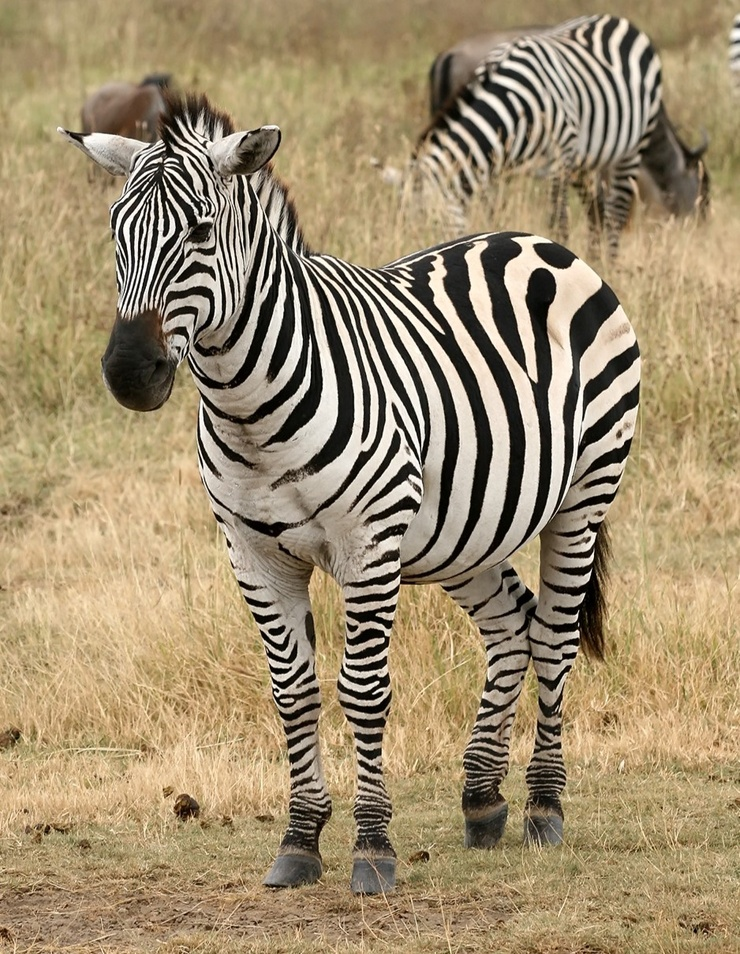
#> input picture zebra.jpg, 740 x 954 px, shrunk from 938 x 1209 before the run
$ jupyter execute bordes.ipynb   (older library calls are emulated)
#> lines starting #> are read from the running program, lines starting #| are printed output that depends on the picture; after the words box and inside, x2 and y2 are one past the last pixel; in counts of white or black regions, pixels touching at a corner belong together
BORDES

[cell 1]
import cv2
import numpy as np
import matplotlib.pyplot as plt
img = cv2.imread('zebra.jpg')
#> img is the input picture: shape (954, 740, 3); mean B, G, R 111, 142, 160
gray = cv2.cvtColor(img, cv2.COLOR_BGR2GRAY)
robertx = np.array([[-1, 0,], [0, 1]])
roberty = np.array([[0, -1], [1, 0]])
robx_img = cv2.filter2D(gray, -1, robertx)
roby_img = cv2.filter2D(gray, -1, roberty)
rob_grad= np.sqrt(robx_img**2 + roby_img**2)
rob_grad_dir = np.arctan2(roby_img, robx_img)
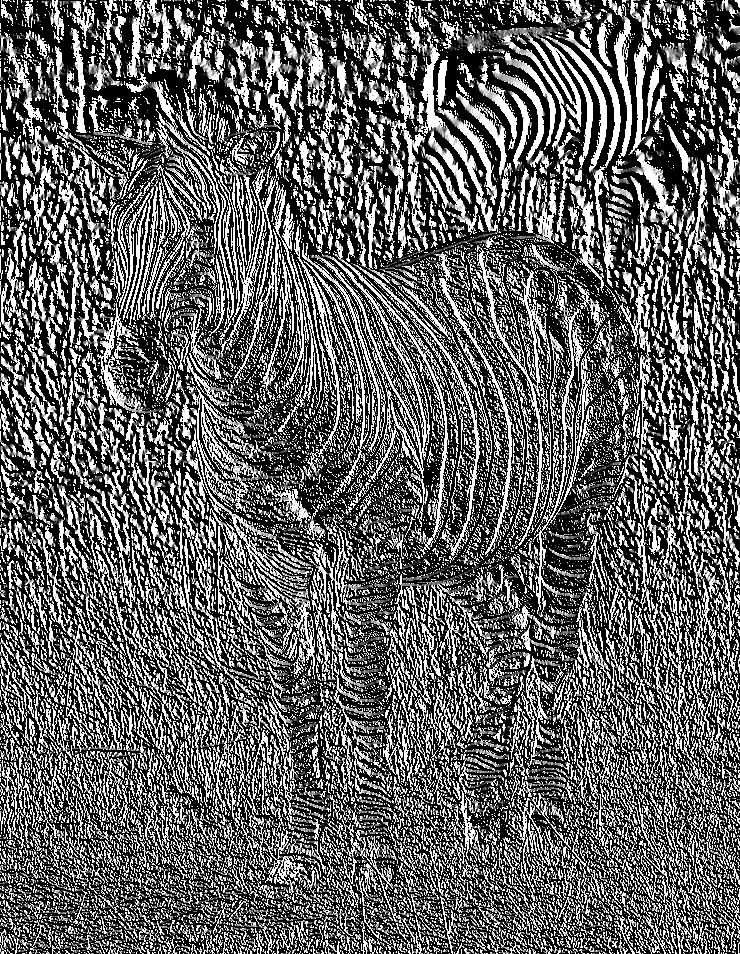
#> rob_grad_dir: shape (954, 740) float16; min 0, max 1.57, mean 0.603; drawn with min black and max white

#prewit

prewit_x = np.array([[-1, 0, 1], [-1, 0, 1], [-1, 0, 1]])
prewit_y = np.array([[-1, -1, -1], [0, 0, 0], [1, 1, 1]])
prex_img = cv2.filter2D(gray, -1, prewit_x)
prey_img = cv2.filter2D(gray, -1, prewit_y)
prewit_mag = np.sqrt(prex_img**2 + prey_img**2)
prewit_dir = np.arctan2(prey_img, prex_img)

#sobel

sobel_x = np.array([[-1, 0, 1], [-2, 0, 2], [-1, 0, 1]])
sobel_y = np.array([[-1, -2, -1], [0, 0, 0], [1, 2, 1]])
sobelx_img = cv2.filter2D(gray, -1, sobel_x)
sobely_img = cv2.filter2D(gray, -1, sobel_y)
sobel_mag = np.sqrt(sobelx_img**2 + sobely_img**2)
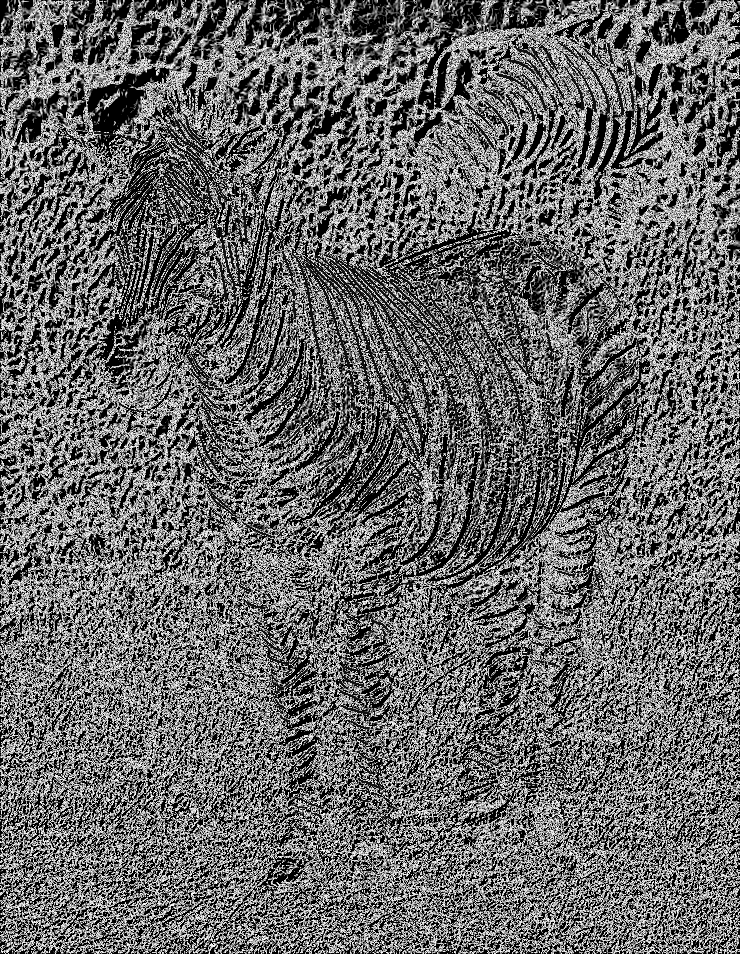
#> sobel_mag: shape (954, 740) float16; min 0, max 15.81, mean 6.55; drawn with min black and max white
sobel_dir = np.arctan2(sobely_img, sobelx_img)
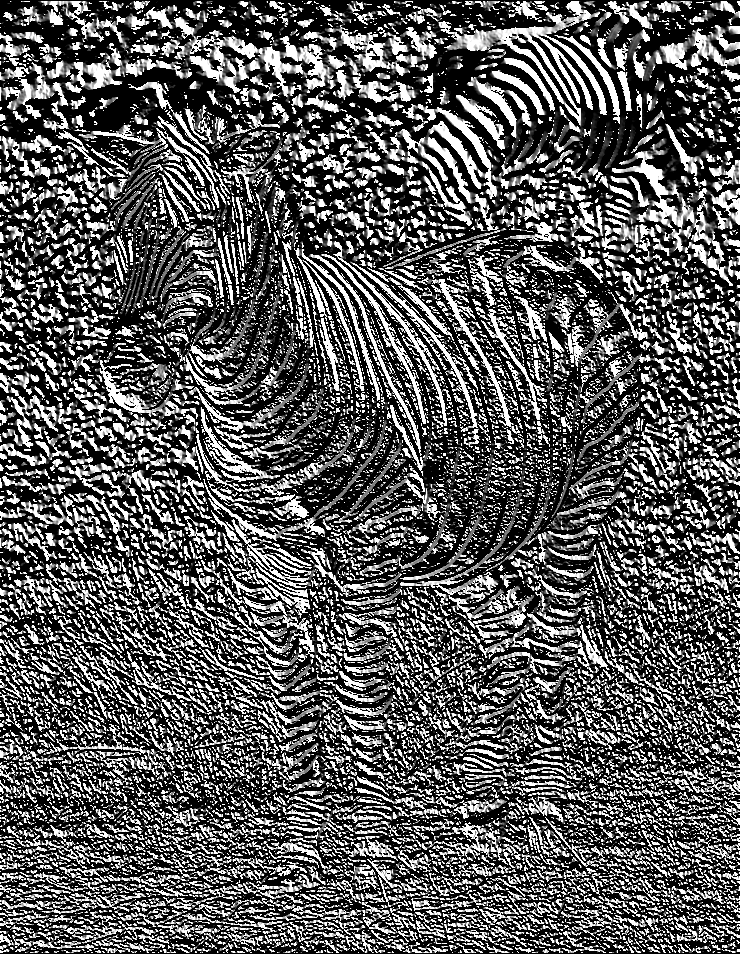
#> sobel_dir: shape (954, 740) float16; min 0, max 1.57, mean 0.554; drawn with min black and max white

#cany

canny_img = cv2.Canny(gray, 100, 200)
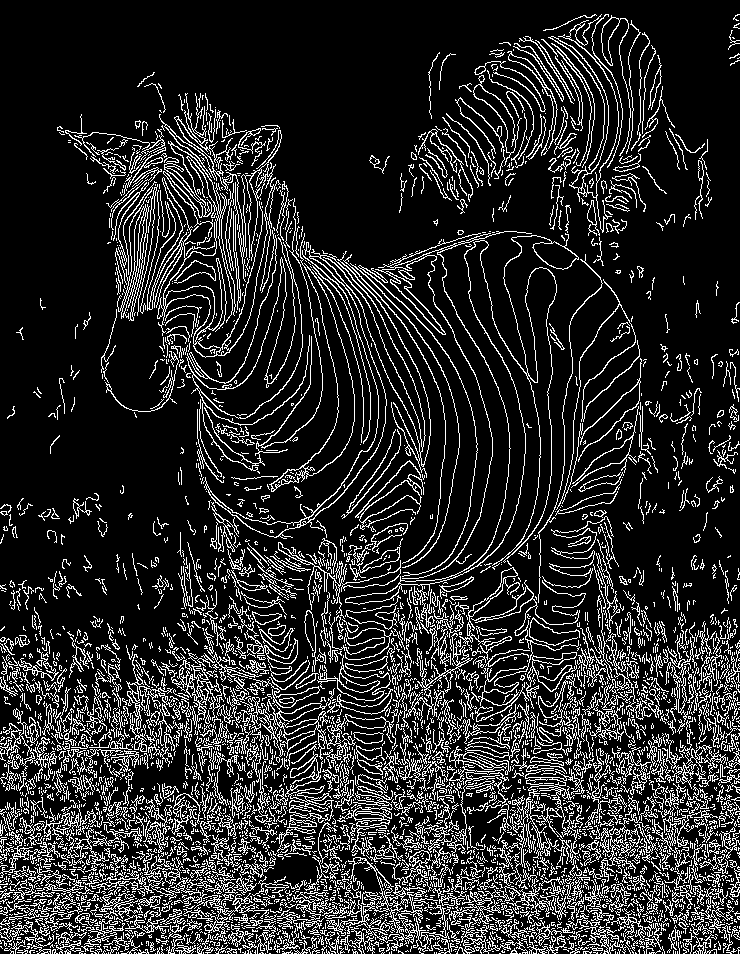
#> canny_img: shape (954, 740); 16.3% white in thin lines or dots

plt.figure(figsize=(15, 20))

# Roberts
plt.subplot(4, 3, 1)
plt.title('Roberts X')
plt.imshow(robx_img, cmap='gray')
plt.axis('off')
plt.subplot(4, 3, 2)
plt.title('Roberts Y')
plt.imshow(roby_img, cmap='gray')
plt.axis('off')
plt.subplot(4, 3, 3)
plt.title('Roberts Gradient Magnitude')
plt.imshow(rob_grad, cmap='gray')
plt.axis('off')

# Prewitt
plt.subplot(4, 3, 4)
plt.title('Prewitt X')
plt.imshow(prex_img, cmap='gray')
plt.axis('off')
plt.subplot(4, 3, 5)
plt.title('Prewitt Y')
plt.imshow(prey_img, cmap='gray')
plt.axis('off')
plt.subplot(4, 3, 6)
plt.title('Prewitt Gradient Magnitude')
plt.imshow(prewit_mag, cmap='gray')
plt.axis('off')

# Sobel
plt.subplot(4, 3, 7)
plt.title('Sobel X')
plt.imshow(sobelx_img, cmap='gray')
plt.axis('off')
plt.subplot(4, 3, 8)
plt.title('Sobel Y')
plt.imshow(sobely_img, cmap='gray')
plt.axis('off')
plt.subplot(4, 3, 9)
plt.title('Sobel Gradient Magnitude')
plt.imshow(sobel_mag, cmap='gray')
plt.axis('off')

# Original & Canny
plt.subplot(4, 3, 10)
plt.title('Original Image')
plt.imshow(cv2.cvtColor(img, cv2.COLOR_BGR2RGB))
plt.axis('off')
plt.subplot(4, 3, 11)
plt.title('Canny Edges')
plt.imshow(canny_img, cmap='gray')
plt.axis('off')

plt.tight_layout()
plt.show()

SOBEL

[cell 2]
import cv2
import numpy as np
import matplotlib.pyplot as plt

def filtro_sobel(img):
    img_gris = cv2.cvtColor(img, cv2.COLOR_BGR2GRAY)
    g_x = cv2.Sobel(img_gris, cv2.CV_64F, 1, 0, ksize=3)
    g_y = cv2.Sobel(img_gris, cv2.CV_64F, 0, 1, ksize=3)
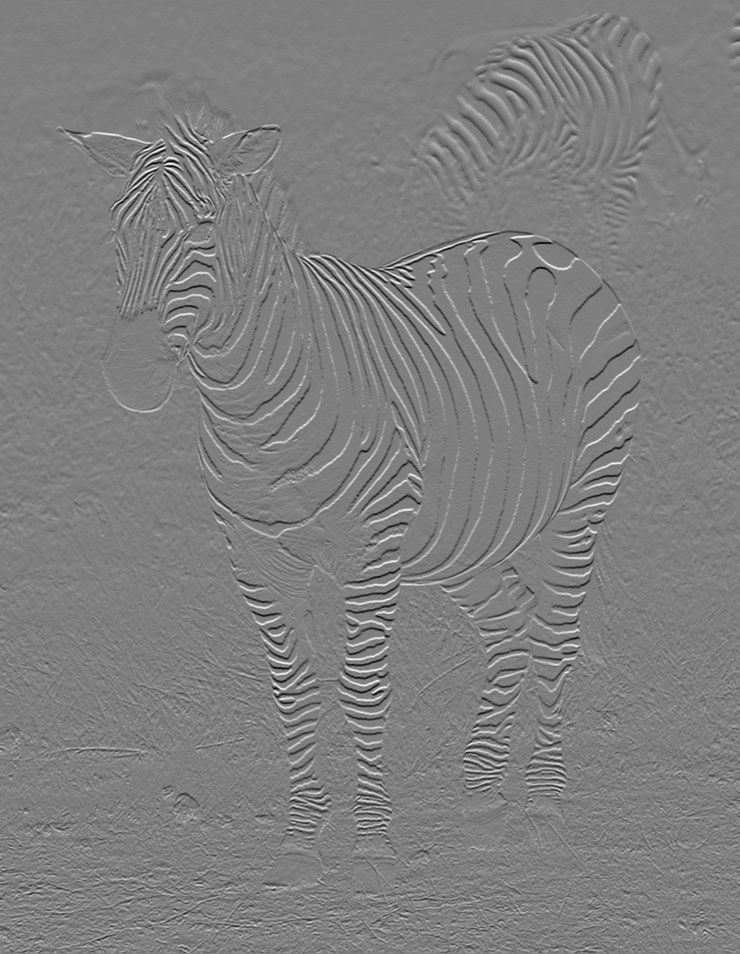
#> g_y: shape (954, 740) float64; min -945, max 947, mean 0; drawn with min black and max white

    mag = np.sqrt(np.square(g_x) + np.square(g_y))
    mag = cv2.normalize(mag, None, 0, 255, cv2.NORM_MINMAX, cv2.CV_8U)
    return mag

img = cv2.imread('zebra.jpg')
sobel_result = filtro_sobel(img)
plt.figure(figsize=(10, 5))
plt.subplot(1, 2, 1)
plt.title('Imagen Original')
plt.imshow(cv2.cvtColor(img, cv2.COLOR_BGR2RGB))
plt.axis('off')
plt.subplot(1, 2, 2)
plt.title('Bordes con Filtro Sobel')
plt.imshow(sobel_result, cmap='gray')
plt.axis('off')
plt.tight_layout()
plt.show()

SOBEL MEJORADO

[cell 3]
import cv2
import numpy as np
import matplotlib.pyplot as plt

def filtro_sobel(img, kernel_size=3, umbral= 30):
#> called with kernel_size = 3, umbral = 30
    img_gris = cv2.cvtColor(img, cv2.COLOR_BGR2GRAY)
    img_gris = cv2.GaussianBlur(img_gris, (3, 3), 0)
    g_x = cv2.Sobel(img_gris, cv2.CV_64F, 1, 0, ksize=kernel_size)
    g_y = cv2.Sobel(img_gris, cv2.CV_64F, 0, 1, ksize=kernel_size)

    mag = np.sqrt(g_x**2 + g_y**2)
    mag = cv2.normalize(mag, None, 0, 255, cv2.NORM_MINMAX, cv2.CV_8U)
    _, bordes = cv2.threshold(mag, umbral, 255, cv2.THRESH_BINARY + cv2.THRESH_OTSU)
#> bordes: shape (954, 740); 10.1% white in thin lines or dots
    kernel_m = np.ones((2, 2), np.uint8)
    bordes = cv2.morphologyEx(bordes, cv2.MORPH_CLOSE, kernel_m)
#> bordes: shape (954, 740); 11.1% white; 696 white regions (566 under 20 px), largest, box (x1, y1, x2, y2) and area: (245, 223, 559, 606) 22611, (65, 111, 305, 418) 20545, (539, 263, 642, 601) 3495
    return bordes

img = cv2.imread('zebra.jpg')
sobel_result = filtro_sobel(img)
plt.figure(figsize=(10, 5))
plt.subplot(1, 2, 1)
plt.title('Imagen Original')
plt.imshow(cv2.cvtColor(img, cv2.COLOR_BGR2RGB))
plt.axis('off')
plt.subplot(1, 2, 2)
plt.title('Bordes con Filtro Sobel')
plt.imshow(sobel_result, cmap='gray')
plt.axis('off')
plt.tight_layout()
plt.show()

ROBERT FILTER

[cell 4]
import cv2
import numpy as np
import matplotlib.pyplot as plt

def filtro_roberts(img):
    img_gris = cv2.cvtColor(img, cv2.COLOR_BGR2GRAY)
    robertx = np.array([[-1, 0], [0, 1]], dtype=np.float32)
    roberty = np.array([[0, -1], [1, 0]], dtype=np.float32)
    r_x = cv2.filter2D(img_gris, -1, robertx)
    r_y = cv2.filter2D(img_gris, -1, roberty)
    roberts = cv2.addWeighted(r_x, 0.5, r_y, 0.5, 0)
    return roberts

img = cv2.imread('zebra.jpg')
roberts_result = filtro_roberts(img)
plt.figure(figsize=(10, 5))
plt.subplot(1, 2, 1)
plt.title('Imagen Original')
plt.imshow(cv2.cvtColor(img, cv2.COLOR_BGR2RGB))
plt.axis('off')
plt.subplot(1, 2, 2)
plt.title('Bordes con Filtro Roberts')
plt.imshow(roberts_result, cmap='gray')
plt.axis('off')
plt.tight_layout()
plt.show()
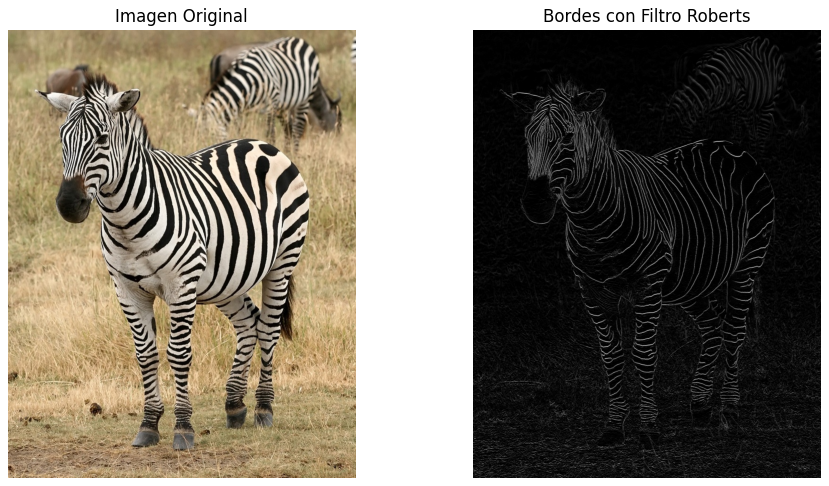
#> figure drawn by matplotlib, 2 panels

$ run again, with 16bit_newpencils.jpg copied over zebra.jpg
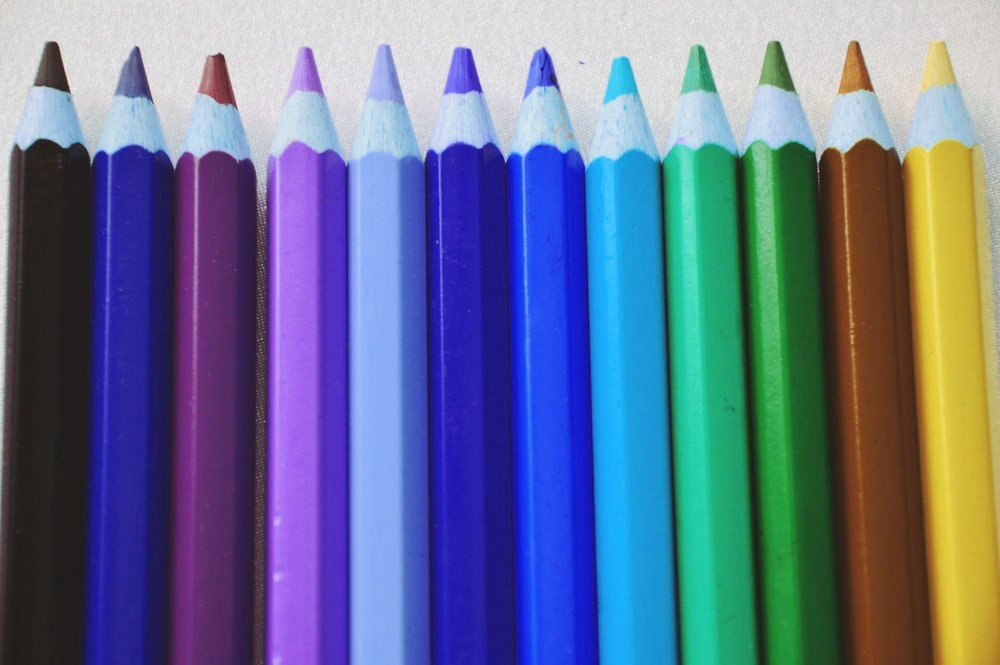
#> input picture 16bit_newpencils.jpg, 1000 x 665 px, shrunk from 1500 x 997 before the run
#> img is the input picture: shape (665, 1000, 3); mean B, G, R 147.3, 114.8, 101.5
#> `canny_img = cv2.Canny(gray, 100, 200)`:
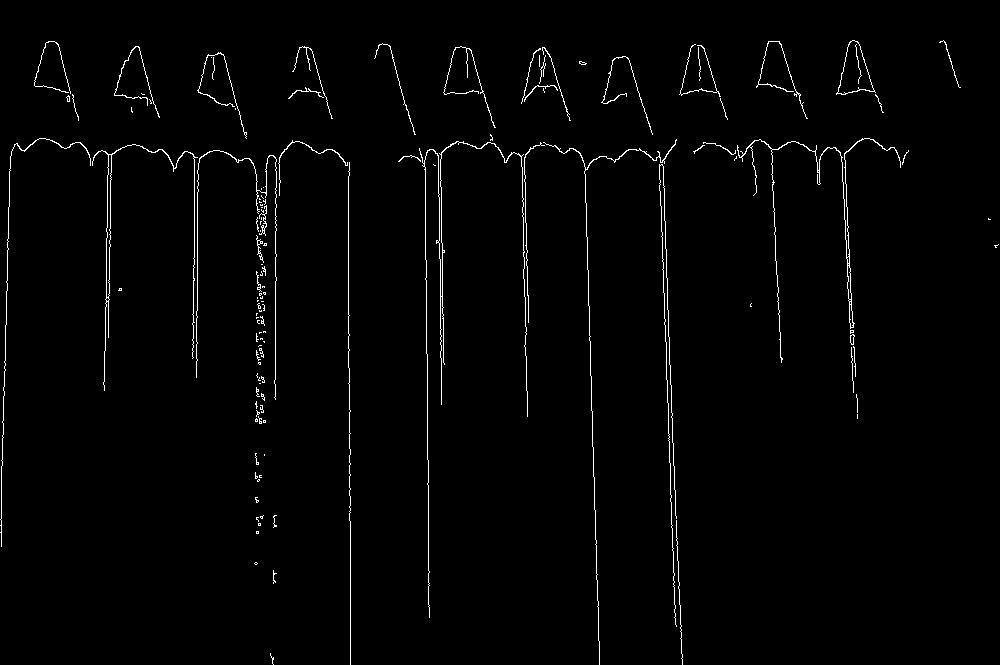
#> canny_img: shape (665, 1000); 1.6% white in thin lines or dots
#> `plt.show()`:
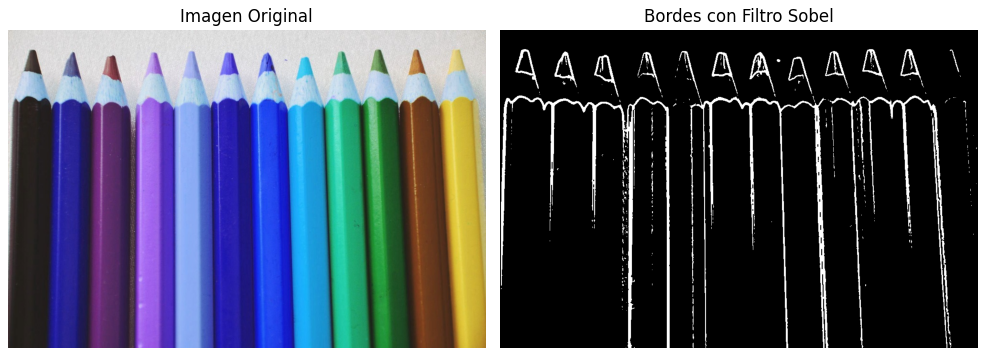
#> figure drawn by matplotlib, 2 panels
